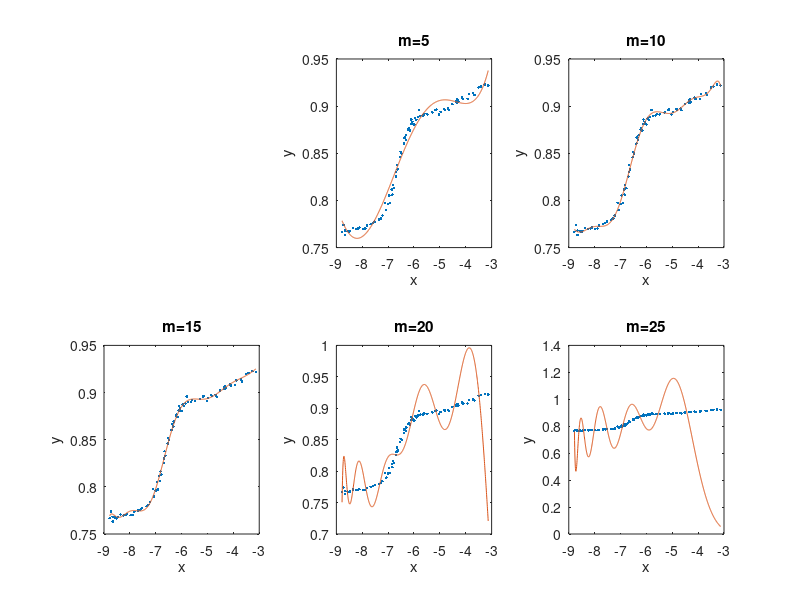

Recreate this plot in MATLAB.
fid = fopen('NIST_Filip_trim.txt','r'); 
yy = zeros(82,2); 
ii = 0; 
while ~feof(fid) 
    ii=ii+1; 
    tline = fgetl(fid); 
    % code to format/store tline 
    AAA = sscanf(tline,'%f %f'); 
    yy(ii,1)= AAA(1,1); 
    yy(ii,2)= AAA(2,1); 
end 
fclose(fid);

sorted_data = sortrows(yy,1); 
x = sorted_data(:,2);
y = sorted_data(:,1);

n = length(x);
X = zeros(n,26);
for i = 1:n
    for j = 1:26
        X(i,j) = x(i)^(j-1);
    end
end

m_values = [5, 10, 15, 20, 25];
figure
for m = m_values
    b = X(:,1:m+1)\y;
    y_hat = X(:,1:m+1)*b;

    x_eval = linspace(min(x), max(x), 1001);
    X_eval = zeros(1001, m+1);
    for i = 1:1001
        for j = 1:m+1
            X_eval(i,j) = x_eval(i)^(j-1);
        end
    end
    y_eval = X_eval*b;

    subplot(2, 3, m/5 + 1)
    plot(x, y, '.', x_eval, y_eval)
    title(sprintf('m=%d', m))
    xlabel('x')
    ylabel('y')
end